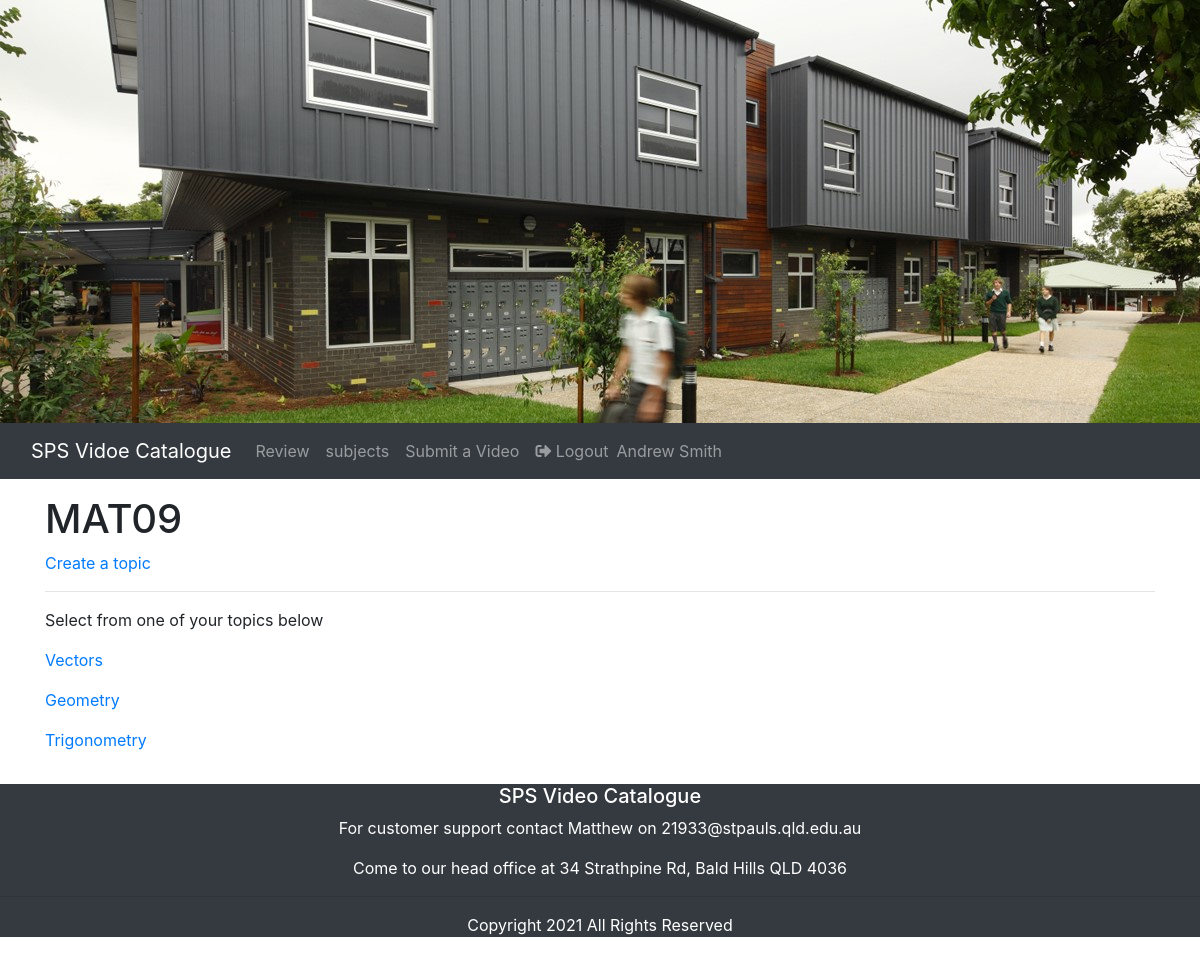
Screenshot of /subject_topics?ssid=MAT09 (signed in) with the database file from the repository.
### tables this page shows
CREATE TABLE classes (class_id INTEGER PRIMARY KEY AUTOINCREMENT NOT NULL, subject_code TEXT REFERENCES subjects (subject_code) ON UPDATE CASCADE NOT NULL, letter TEXT NOT NULL, teacher_code TEXT REFERENCES users (username) ON UPDATE CASCADE NOT NULL);

CREATE TABLE topics (topic_id INTEGER PRIMARY KEY AUTOINCREMENT NOT NULL, topic_name TEXT NOT NULL, subject_code TEXT REFERENCES subjects (subject_code) ON DELETE NO ACTION ON UPDATE CASCADE NOT NULL, username TEXT REFERENCES users (username) ON DELETE NO ACTION ON UPDATE CASCADE NOT NULL);

### app.py (the view)
@app.route('/subject_topics', methods=['GET'])
def subject_topics():
    if session['username']:
        if request.args.get('ssid'):
            id = request.args.get('ssid')
            sql = """
                    select subject_code
                    from classes c, users u, enrolments e
                    where u.username = e.username
                    and e.class_id = c.class_id
                    and subject_code = ?;"""
            cur.execute(sql, (id,))
            thesubject_results = cur.fetchone()
            session['subject_code'] = thesubject_results[0]
            sql = """
                            select topic_name
                            from topics
                            where subject_code = ?;"""
            cur.execute(sql, (id,))
            topic_results = cur.fetchall()
            return render_template("subject_topics.html", title="Subject Topics", thesubject_results=thesubject_results,
                                   topic_results=topic_results)

### templates/subject_topics.html (shortened to what this page needs)
{% extends 'layout.html' %}
{% block mainContent %}
<div class="container" >
    <div class="row">
        <div class="col">
            <h1>{{ thesubject_results['subject_code'] }}</h1>
            {% if session['is_teacher'] == 'True' %}
            <p><a href="/topicsform">Create a topic</a></p>
            {% endif %}
            <hr>
            <p>Select from one of your topics below</p>
            {% for row in topic_results %}
            <p><a href="/videos?tid={{row['topic_name']}}">{{row['topic_name']}}</a></p>
            {% endfor %}
        </div>
    </div>
</div>
{% endblock %}

### rows the page displays
classes: subject_code "MAT09"
topics: topic_name "Vectors"
topics: topic_name "Geometry"
topics: topic_name "Trigonometry"

### other values shown
{{ session['firstname'] }} "Andrew"
{{ session['surname'] }} "Smith"
